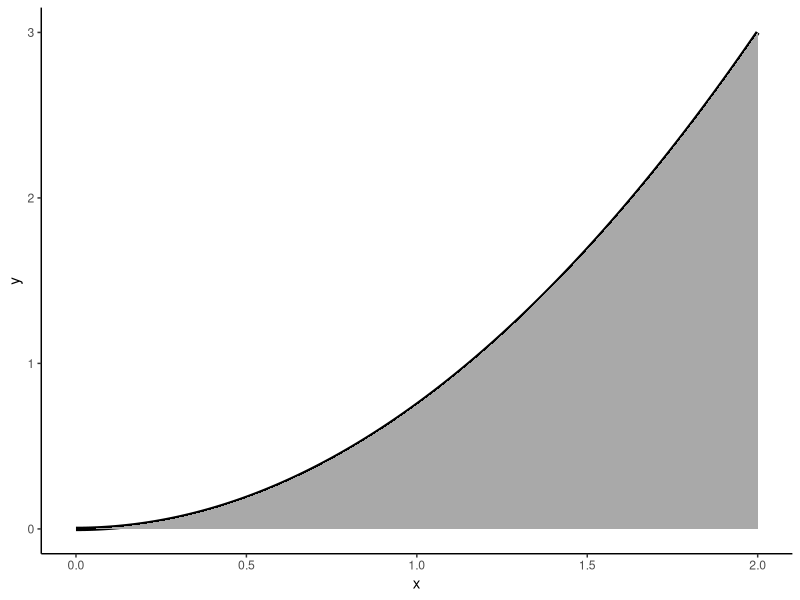
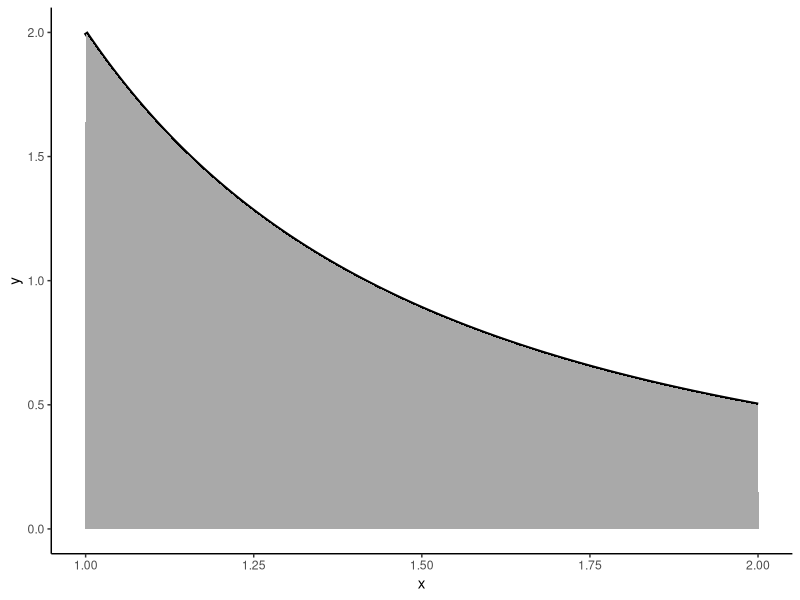

Source code (R) for these figures, in order:
## ---- chunk 1
library(ggplot2)
knitr::opts_chunk$set(echo = TRUE)
## ---- chunk 2

fun1 <- function(x){3/4 * x^2}
x1 <- seq(0,2, by = 0.005)
y1 <- sapply(x1, fun1)

df1 <- data.frame(x1,y1)

ggplot(df1, aes(x1,y1)) + 
  theme_classic() +
  geom_line(size=1.5) +
  geom_area(fill='darkgrey') +
  labs(y = "y", x = "x")
## ---- chunk 3
fun2 <- function(x){2/x^2}
x2 <- seq(1,2, by = 0.005)
y2 <- sapply(x2, fun2)

df2 <- data.frame(x2,y2)

ggplot(df2, aes(x2,y2)) + 
  theme_classic() +
  geom_line(size=1.5) +
  geom_area(fill="darkgrey") +
  labs(y = "y", x = "x")
## ---- chunk 4
fun1 <- function(x){3/4 * x^2} #nasza funckja
n1 <- 10 #ilość prostokątów
xp1 <- 0 #początek przedziału
xk1 <- 2 #koniec przedziału
len1 <- (xk1 - xp1)/n1 #długość każdego z prostokątów
wek1 <- seq(xp1,xk1, by = len1) #wektor punktów podziału
area1 <- rep(0, n1) #wektor do którego będziemy zapisywać pola prostokątów
for (i in 1:n1){
  area1[i] <- len1 * fun1((wek1[i]+wek1[i+1])/2)
}
intpr1 <- sum(area1) #nasza całka, czyli suma pól prostokątów
## ---- chunk 5
fun2 <- function(x){2 / x^2} #nasza funckja
n2 <- 10 #ilość prostokątów
xp2 <- 1 #początek przedziału
xk2 <- 2 #koniec przedziału
len2 <- (xk2 - xp2)/n2 #długość każdego z prostokątów
wek2 <- seq(xp2,xk2, by = len2) #wektor punktów podziału
area2 <- rep(0, n2) #wektor do którego będziemy zapisywać pola prostokątów
for (i in 1:n2){
  area2[i] <- len2 * fun2((wek2[i+1]+wek2[i])/2)
}
intpr2 <- sum(area2) #nasza całka, czyli suma pól prostokątów
## ---- chunk 6
fun1 <- function(x){3/4 * x^2} #nasza funckja
n1 <- 10 #ilość trapezów
xp1 <- 0 #początek przedziału
xk1 <- 2 #koniec przedziału
len1 <- (xk1 - xp1)/n1 #długość każdego z trapezów
wek1 <- seq(xp1,xk1, by = len1) #wektor punktów podziału
area1 <- rep(0, n1) #wektor do którego będziemy zapisywać pola trapezów
for (i in 1:n1){
  area1[i] <- len1 * (fun1(wek1[i])+fun1(wek1[i+1]))/2
}
inttr1 <- sum(area1) #nasza całka, czyli suma pól trapezów
## ---- chunk 7
fun2 <- function(x){2/(x^2)} #nasza funckja
n2 <- 10 #ilość trapezów
xp2 <- 1 #początek przedziału
xk2 <- 2 #koniec przedziału
len2 <- (xk2 - xp2)/n2 #długość każdego z trapezów
wek2 <- seq(xp2,xk2, by = len2) #wektor punktów podziału
area2 <- rep(0, n2) #wektor do którego będziemy zapisywać pola trapezów
for (i in 1:n2){
  area2[i] <- len2 * (fun2(wek2[i])+fun2(wek2[i+1]))/2
}
inttr2 <- sum(area2) #nasza całka, czyli suma pól trapezów
## ---- chunk 8
fun1 <- function(x){3/4 * (x^2)}
xp1 <- 0
xk1 <- 2
yp1 <- fun1(xp1)
yk1 <- fun1(xk1)
ymin1 <- min(c(yp1,yk1))
ymax1 <- max(c(yp1,yk1))
n2 <- 1000 #ilość punktów
wek11 <- runif(n1, xp1, xk1)
wek12 <- runif(n1, ymin1, ymax1)
P1 <- abs((xk1 - xp1)*(yk1 - yp1))  
nf1 <- 0
for(i in 1:n1){
  if(fun1(wek11[i]) >= wek12[i] ){
    nf1 <- nf1 + 1
  }
}
intmc1 <- nf1/n1 * P1
## ---- chunk 9
fun2 <- function(x){2/(x^2)}
xp2 <- 1
xk2 <- 2
yp2 <- fun2(xp2)
yk2 <- fun2(xk2)
ymin2 <- min(c(yp2,yk2))
ymax2 <- max(c(yp2,yk2))
n2 <- 1000 #ilość punktów
wek21 <- runif(n2, xp2, xk2)
wek22 <- runif(n2, ymin2, ymax2)
P2 <- abs((xk2 - xp2)*(yk2 - yp2))  
nf2 <- 0
for(i in 1:n2){
  if(fun1(wek21[i]) >= wek22[i] ){
    nf2 <- nf2 + 1
  }
}
intmc2 <- nf2/n2 * P2
